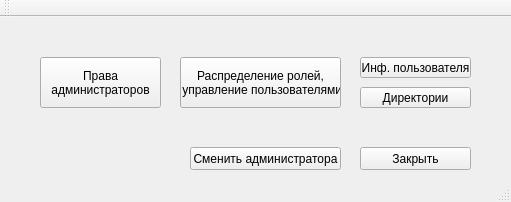
<?xml version="1.0" encoding="UTF-8"?>
<ui version="4.0">
 <class>MainWindow</class>
 <widget class="QMainWindow" name="MainWindow">
  <property name="geometry">
   <rect>
    <x>0</x>
    <y>0</y>
    <width>511</width>
    <height>202</height>
   </rect>
  </property>
  <property name="windowTitle">
   <string>MainWindow</string>
  </property>
  <widget class="QWidget" name="centralWidget">
   <widget class="QPushButton" name="pushButton">
    <property name="geometry">
     <rect>
      <x>180</x>
      <y>40</y>
      <width>161</width>
      <height>51</height>
     </rect>
    </property>
    <property name="text">
     <string>Распределение ролей,
 управление пользователями</string>
    </property>
   </widget>
   <widget class="QPushButton" name="pushButton_2">
    <property name="geometry">
     <rect>
      <x>360</x>
      <y>40</y>
      <width>111</width>
      <height>21</height>
     </rect>
    </property>
    <property name="text">
     <string>Инф. пользователя</string>
    </property>
   </widget>
   <widget class="QPushButton" name="pushButton_3">
    <property name="geometry">
     <rect>
      <x>360</x>
      <y>130</y>
      <width>111</width>
      <height>23</height>
     </rect>
    </property>
    <property name="text">
     <string>Закрыть</string>
    </property>
   </widget>
   <widget class="QPushButton" name="pushButton_4">
    <property name="geometry">
     <rect>
      <x>360</x>
      <y>70</y>
      <width>111</width>
      <height>21</height>
     </rect>
    </property>
    <property name="text">
     <string>Директории</string>
    </property>
   </widget>
   <widget class="QLabel" name="label">
    <property name="geometry">
     <rect>
      <x>10</x>
      <y>0</y>
      <width>241</width>
      <height>16</height>
     </rect>
    </property>
    <property name="text">
     <string/>
    </property>
   </widget>
   <widget class="QPushButton" name="adminsRights">
    <property name="geometry">
     <rect>
      <x>40</x>
      <y>40</y>
      <width>121</width>
      <height>51</height>
     </rect>
    </property>
    <property name="text">
     <string>Права 
администраторов</string>
    </property>
   </widget>
   <widget class="QPushButton" name="pushButton_5">
    <property name="geometry">
     <rect>
      <x>190</x>
      <y>130</y>
      <width>151</width>
      <height>23</height>
     </rect>
    </property>
    <property name="text">
     <string>Сменить администратора</string>
    </property>
   </widget>
  </widget>
  <widget class="QMenuBar" name="menuBar">
   <property name="geometry">
    <rect>
     <x>0</x>
     <y>0</y>
     <width>511</width>
     <height>21</height>
    </rect>
   </property>
  </widget>
  <widget class="QToolBar" name="mainToolBar">
   <attribute name="toolBarArea">
    <enum>TopToolBarArea</enum>
   </attribute>
   <attribute name="toolBarBreak">
    <bool>false</bool>
   </attribute>
  </widget>
  <widget class="QStatusBar" name="statusBar"/>
 </widget>
 <layoutdefault spacing="6" margin="11"/>
 <resources/>
 <connections/>
</ui>
